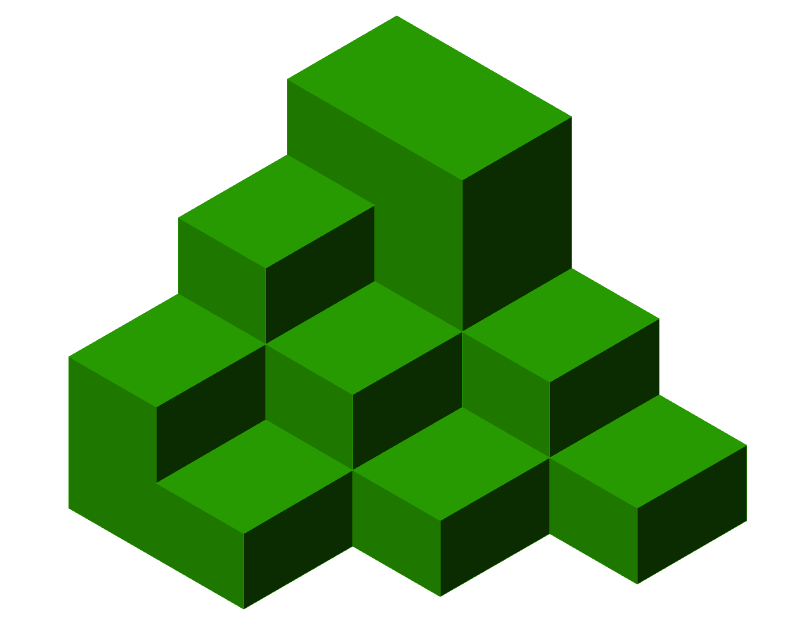
#> input picture R.png, 1600 x 1280 px (shown at 1/2 size)
$ python 'practica 10.py'
#> lines starting #> are read from the running program, lines starting #| are printed output that depends on the picture; after the words box and inside, x2 and y2 are one past the last pixel; in counts of white or black regions, pixels touching at a corner belong together
import cv2
import numpy as np

img_rgb = cv2.imread('R.png')
#> img_rgb is the input picture: shape (1280, 1600, 3); mean B, G, R 131.8, 185.5, 145
img_rgb=cv2.resize(img_rgb,(400,300))
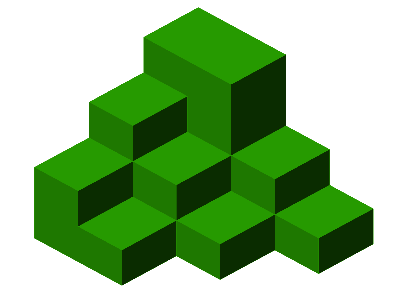
#> img_rgb: shape (300, 400, 3); mean B, G, R 131.7, 185.5, 144.9
img_original = cv2.imread('R.png')
img_original=cv2.resize(img_original,(400,300))
hh, ww = img_rgb.shape[:2]
#> hh = 300; ww = 400

# threshold on white
# Define lower and uppper limits
lower = np.array([200, 200, 200])
upper = np.array([255, 255, 255])

# Create mask to only select black
thresh = cv2.inRange(img_rgb, lower, upper)
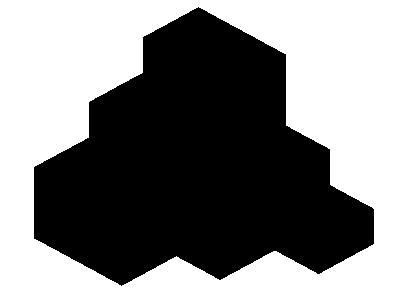
#> thresh: shape (300, 400); 51.6% white; 1 black region, box (x1, y1, x2, y2) and area: (34, 7, 374, 286) 58117

# apply morphology
kernel = cv2.getStructuringElement(cv2.MORPH_ELLIPSE, (20,20))
morph = cv2.morphologyEx(thresh, cv2.MORPH_CLOSE, kernel)
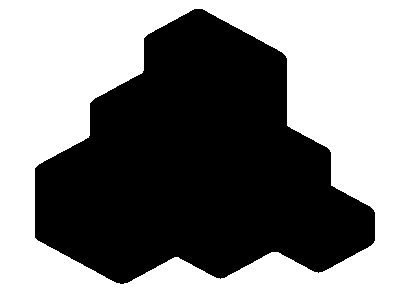
#> morph: shape (300, 400); 51.6% white; 1 black region, box (x1, y1, x2, y2) and area: (35, 9, 375, 284) 58056

# invert morp image
mask = 255 - morph

# apply mask to image
result = cv2.bitwise_and(img_rgb, img_rgb, mask=mask)
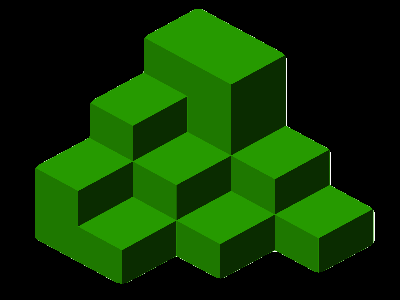
#> result: shape (300, 400, 3); mean B, G, R 0.5, 54, 13.6
img_gray = cv2.cvtColor(result, cv2.COLOR_BGR2GRAY)
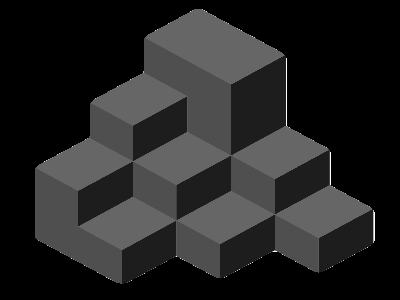
#> img_gray: shape (300, 400); min 0, max 255, mean 35.8

corners = cv2.goodFeaturesToTrack(img_gray, 40, 0.01, 10)
#> corners = 40 rows, first 8: [286, 58], [330, 152], [332, 185], [373, 241], [176, 256], [273, 251], [373, 211], [288, 125]
corners = np.int0(corners)

for i in corners:
    x,y = i.ravel()
    cv2.circle(img_rgb, (x,y), 3, 255, -1)
#> this loop made 40 passes
#> (x, y) on passes 1 to 12: (286, 58), (330, 152), (332, 185), (373, 241), (176, 256), (273, 251), (373, 211), (288, 125), (144, 273), (354, 254), (318, 271), (131, 280)
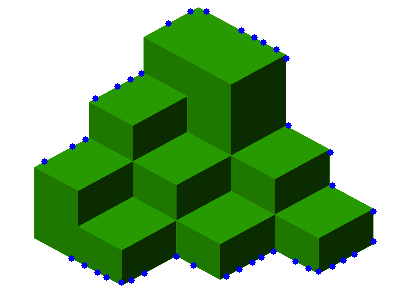
#> img_rgb: shape (300, 400, 3); 0.97% of pixels changed, all inside (x1, y1, x2, y2) = (41, 8, 377, 286)

cv2.imshow('Original',img_original)
cv2.imshow('Sin fondo',result)
cv2.imshow('Esquinas',img_rgb)
cv2.waitKey(0)
cv2.destroyAllWindows()
